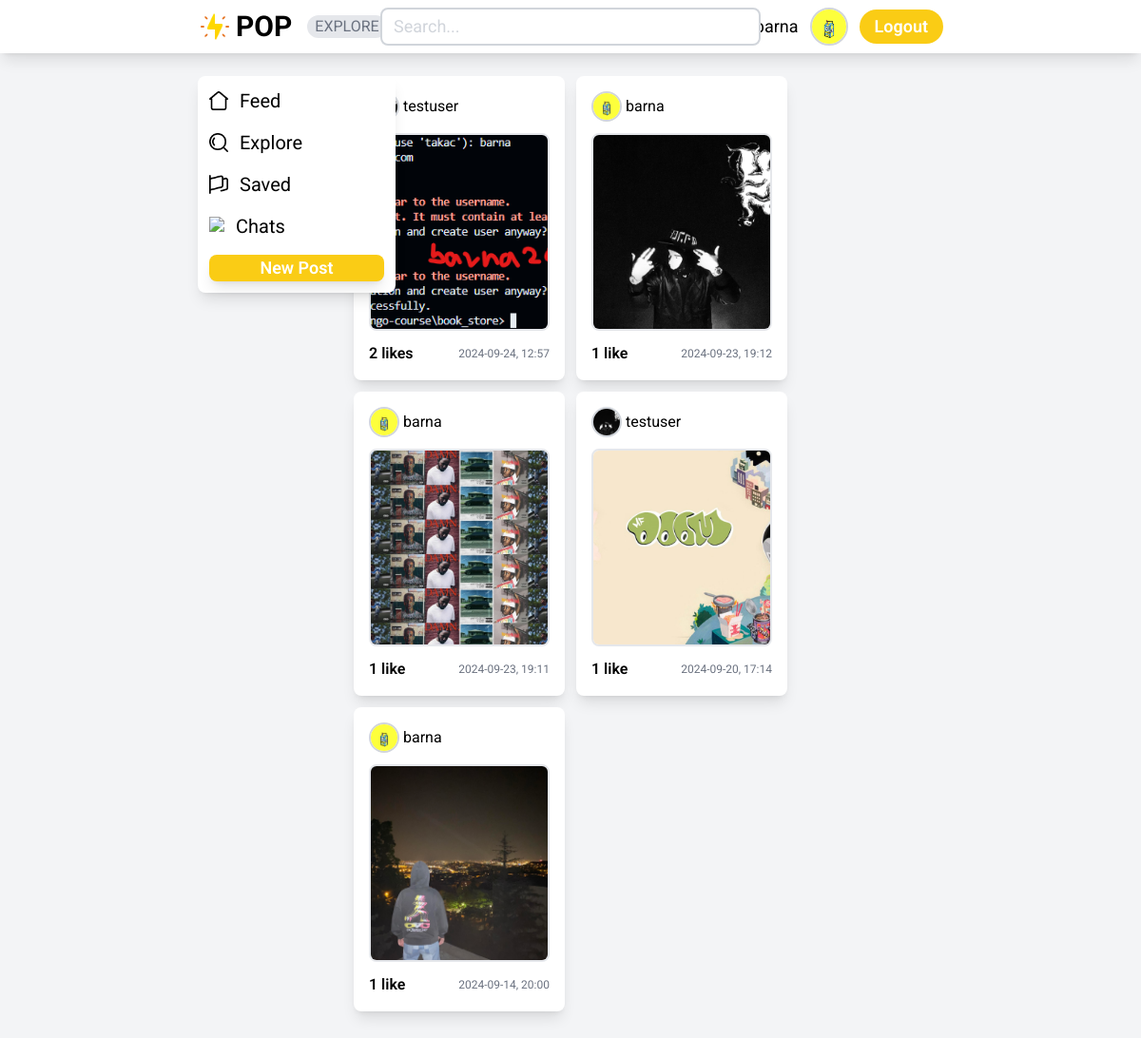
Page /posts/explore/ (signed in) on the committed database.
### users/models.py (models this page shows, shortened)
class Profile(models.Model):
    user = models.OneToOneField(
        User, on_delete=models.CASCADE, related_name='user_profile')
    bio = models.TextField(blank=True)
    profile_picture = models.ImageField(
        upload_to='profile_pictures/', null=True)

### posts/models.py (models this page shows, shortened)
class Post(models.Model):
    author = models.ForeignKey(
        User, on_delete=models.CASCADE, related_name='posts')
    content = models.TextField()
    image = models.ImageField(upload_to='post_images/', blank=True, null=True)
    created_at = models.DateTimeField(auto_now_add=True)

### posts/views.py (the view)
# urls.py: path('explore/', views.ExplorePageView.as_view(), name='explore'),
class ExplorePageView(LoginRequiredMixin, ListView):
    model = Post
    template_name = 'posts/explore.html'
    context_object_name = 'posts'
    def get_queryset(self):
        last_1000_posts = Post.objects.annotate(
            like_count=Count('likes')).order_by('-created_at')[:1000]
        last_1000_posts_list = list(last_1000_posts)
        average_like_count = sum(post.like_count for post in last_1000_posts_list) / \
            len(last_1000_posts_list) if last_1000_posts_list else 0
        filtered_posts = [
            post for post in last_1000_posts_list if post.like_count >= average_like_count]
        search_query = self.request.GET.get('explore', '').strip()
        if search_query:
            filtered_posts = [
                post for post in filtered_posts if search_query.lower() in post.content.lower() or search_query.lower() in post.author.username.lower()]
        return filtered_posts

### posts/templates/posts/explore.html (shortened to what this page needs)
{% extends "core/base.html" %}
{% load static %}
{% block content %}
    <div class="fixed top-2 left-1/2 transform -translate-x-1/2 z-50 w-1/3">
        <div class="mb-3">
            <form method="GET" action="">
                <div class="flex">
                    <input name="explore" placeholder="Search..." type="text" class="w-full px-3 py-1 text-lg bg-white rounded-lg border-2 border-gray-300 placeholder-gray-300 focus:outline-none">
                </div>
            </form>
        </div>
    </div>
    <div class="grid grid-cols-2 gap-3">
        {% for post in posts %}
            <div class="w-full bg-white rounded-lg p-4 shadow-lg">
                <a href="{% url "posts:detail" post.id %}" class="space-y-3">
                    <div class="flex items-center space-x-1">
                        {% if post.author.user_profile.profile_picture %}
                        <div class="w-8 h-8 rounded-full overflow-hidden border-2 border-gray-300">
                            <img class="w-full h-full object-cover object-center aspect-square" src="{{ post.author.user_profile.profile_picture.url }}">
                        </div>
                        {% else %}
                        <div class="w-8 h-8 rounded-full overflow-hidden border-2 border-gray-300">
                            <img class="w-full h-full object-cover object-center aspect-square" src="{% static "user2.png" %}">
                        </div>
                        {% endif %}
                        <p>{{ post.author }}</p>
                    </div>
                    <img src="{{ post.image.url }}" class="w-full h-52 aspect-square object-cover rounded-lg border-2">
                    <div class="flex justify-between items-center">
                        <h2 class="font-semibold">{% if post.likes.count == 1 %}1 like{% else %}{{ post.likes.count }} likes{% endif %}</h2>
                        <p class="text-xs text-gray-500">{{ post.created_at|date:"Y-m-d, H:i" }}</p>
                    </div>
                </a>
            </div>
        {% endfor %}
    </div>
{% endblock content %}

### core/templates/core/base.html (shortened to what this page needs)
{% load static %}
<!DOCTYPE html>
<html lang="en">
<head>
    <script src="https://cdn.tailwindcss.com"></script>
    <link rel="stylesheet" href="{% static 'core/css/font.css' %}">
</head>
<body class="bg-gray-100">
    <nav class="py-6 px-52 flex justify-between items-center h-14 shadow-lg z-10 z-40 fixed top-0 w-full bg-white">
        <div class="relative flex items-center space-x-4">
            <a href="/">
                <div class="flex items-center space-x-1">
                    <img class="h-9" src="{% static "logo.png" %}">
                    <h1 class="text-3xl font-bold">POP</h1>
                </div>
            </a>
            <ul>
                <li class="px-2 bg-gray-200 rounded-full text-md font-normal text-gray-500 {% if request.path == '/posts/explore/' %}active {% else %} hidden {% endif %}">EXPLORE</li>
            </ul>
        </div>
        <div class="flex space-x-3">
        {% if request.user.is_authenticated %}
        <div class="flex items-center">
            <a href="{% url "users:profile" user.username %}" class="mr-3 flex items-center px-0 py-0">
                <p class="text-lg mr-3 hover:text-yellow-400">{{ user.username }}</p>
                {% if user.user_profile and user.user_profile.profile_picture %}
                    <div class="w-10 h-10 rounded-full overflow-hidden border-2 border-gray-300">
                        <img class="w-full h-full object-cover object-center aspect-square" src="{{ user.user_profile.profile_picture.url }}">
                    </div>
                {% else %}
                    <div class="w-10 h-10 rounded-full overflow-hidden border-2 border-gray-300">
                        <img class="w-full h-full object-cover object-center aspect-square" src="{% static "user2.png" %}">
                    </div>
                {% endif %}
            </a>
            <a href="{% url "core:logout" %}" class="px-4 py-1 bg-yellow-400 rounded-full hover:bg-yellow-500">
                <h2 class="font-semibold text-lg text-white">Logout</h2>
            </a>
        </div>
        {% endif %}
        </div>
    </nav>
        {% if request.user.is_authenticated %}
        <div class="w-52 shadow-lg rounded-lg px-3 py-3 space-y-4 h-fit bg-white fixed top-20 left-52">
            <a href="{% url "core:index" %}" class="hover:text-yellow-400 active:text-yellow-400 block">
                <div class="flex items-center space-x-3">
                    <img class="h-5" src="{% static "home2.png" %}">
                    <h2 class="text-xl">Feed</h1>
                </div>
            </a>
            <a href="{% url "posts:explore" %}" class="hover:text-yellow-400 active:text-yellow-400 block">
                <div class="flex items-center space-x-3">
                    <img class="h-5" src="{% static "search2.png" %}">
                    <h2 class="text-xl">Explore</h1>
                </div>
            </a>
            <a href="#" class="hover:text-yellow-400 active:text-yellow-400 block">
                <div class="flex items-center space-x-3">
                    <img class="h-5" src="{% static "save.png" %}">
                    <h2 class="text-xl">Saved</h1>
                </div>
            </a>
            <a href="#" class="hover:text-yellow-400 active:text-yellow-400 block">
                <div class="flex items-center space-x-3">
                    <img class="h-5" src="{% static "comment2.png" %}">
                    <h2 class="text-xl">Chats</h1>
                </div>
            </a>
            <a href="{% url "posts:new" %}" class="rounded-lg shadow-lg bg-yellow-400 text-white hover:bg-yellow-500 text-center block">
                    <p class="font-semibold text-lg">New Post</p>
            </a>
        </div>
        {% endif %}
    <div class="px-36 py-20 flex justify-center">
        <div class="w-1/2">
            {% block content %}
            {% endblock content %}
        </div>
    </div>
</body>
</html>

### rows in the picture
Post: author "testuser", image (picture), likes.count "2", created_at "2024-09-24, 12:57"
Post: author.user_profile.profile_picture (picture), author "barna", image (picture), shows "1 like", created_at "2024-09-23, 19:12"
Post: author.user_profile.profile_picture (picture), author "barna", image (picture), shows "1 like", created_at "2024-09-23, 19:11"
Post: author.user_profile.profile_picture (picture), author "testuser", image (picture), shows "1 like", created_at "2024-09-20, 17:14"
Post: author.user_profile.profile_picture (picture), author "barna", image (picture), shows "1 like", created_at "2024-09-14, 20:00"

### other values in the picture
{{ user.username }} "barna"
